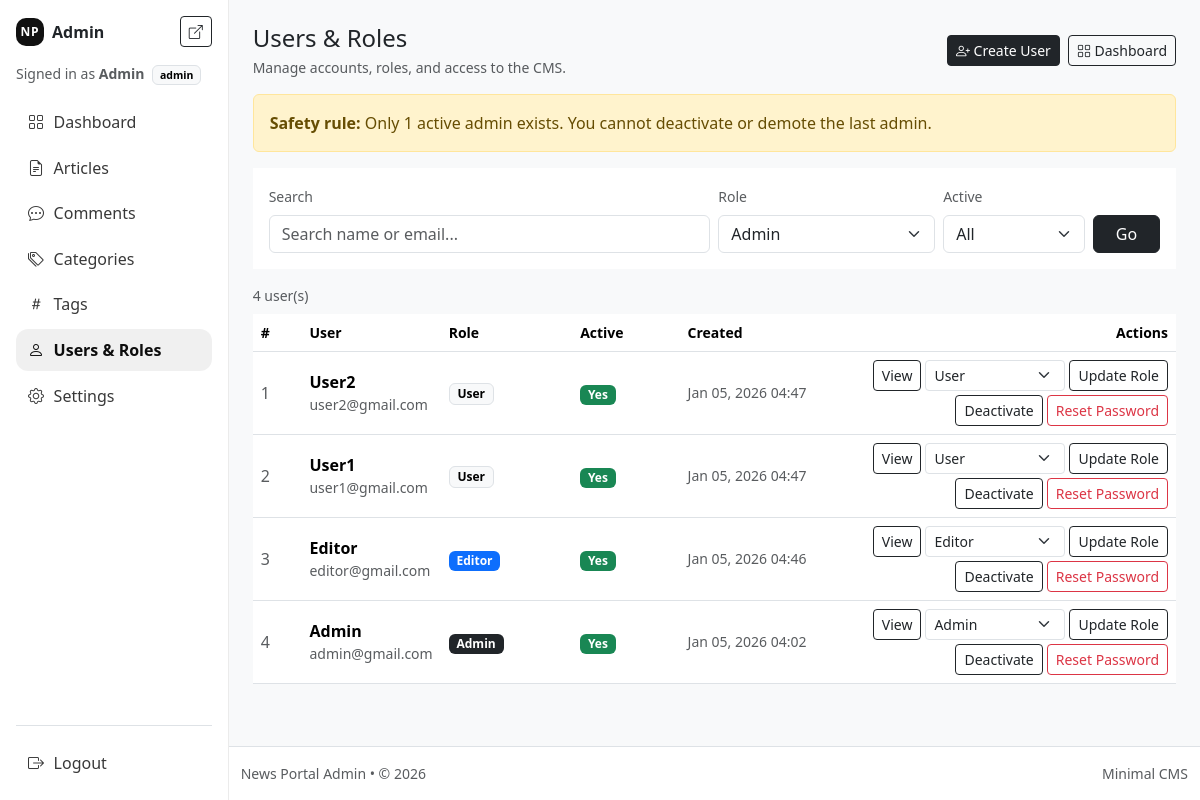
Page /public/admin/users.php (signed in) on the committed database.
### tables this page shows
CREATE TABLE `users` (
  `id` int(11) NOT NULL,
  `name` varchar(150) NOT NULL,
  `email` varchar(191) NOT NULL,
  `password_hash` varchar(255) NOT NULL,
  `role` enum('user','editor','admin') NOT NULL DEFAULT 'user',
  `avatar_url` varchar(255) DEFAULT NULL,
  `bio` text DEFAULT NULL,
  `is_active` tinyint(1) NOT NULL DEFAULT 1,
  `created_at` datetime NOT NULL DEFAULT current_timestamp()
);

### app/core/auth.php (called while the page is built, shortened)
<?php
function auth_user(): ?array
{
    return $_SESSION['user'] ?? null;
}

### public/admin/users.php (the view, shortened to what this page needs)
<?php
require_once __DIR__ . '/../../app/core/auth.php';
$pdo = db();
$ADMIN_URL = rtrim(BASE_URL, '/') . '/admin';
function h(?string $v): string
{
    return htmlspecialchars((string) $v, ENT_QUOTES, 'UTF-8');
}
$q = trim((string) ($_GET['q'] ?? ''));
$page = max(1, (int) ($_GET['page'] ?? 1));
$perPage = 25;
$offset = ($page - 1) * $perPage;
$where = " WHERE 1=1 ";
$params = [];
$st = $pdo->prepare("SELECT COUNT(*) FROM users u $where");
$st->execute($params);
$total = (int) $st->fetchColumn();
$sql = "
  SELECT u.id, u.name, u.email, u.role, u.is_active, u.created_at
  FROM users u
  $where
  ORDER BY u.created_at DESC
  LIMIT :limit OFFSET :offset
";
$st = $pdo->prepare($sql);
$st->bindValue(':limit', $perPage, PDO::PARAM_INT);
$st->bindValue(':offset', $offset, PDO::PARAM_INT);
$st->execute();
$rows = $st->fetchAll() ?: [];
$adminCount = (int) $pdo->query("SELECT COUNT(*) FROM users WHERE role='admin' AND is_active=1")->fetchColumn();
require_once __DIR__ . '/_partials/admin_header.php';
require_once __DIR__ . '/_partials/admin_nav.php';
?>
<main id="main" class="container-fluid p-3 p-md-4">
    <div
        class="d-flex flex-column flex-lg-row justify-content-between align-items-start align-items-lg-center gap-2 mb-3">
        <div>
            <h1 class="h4 mb-1">Users & Roles</h1>
            <div class="small text-muted">Manage accounts, roles, and access to the CMS.</div>
        </div>
        <div class="d-flex gap-2 flex-wrap">
            <a class="btn btn-sm btn-dark" href="<?= h($ADMIN_URL) ?>/user_create.php">
                <i class="bi bi-person-plus"></i> Create User
            </a>
            <a class="btn btn-sm btn-outline-dark" href="<?= h($ADMIN_URL) ?>/dashboard.php">
                <i class="bi bi-grid"></i> Dashboard
            </a>
        </div>
    </div>
    <?php if ($adminCount <= 1): ?>
        <div class="alert alert-warning">
            <strong>Safety rule:</strong> Only 1 active admin exists. You cannot deactivate or demote the last admin.
        </div>
    <?php endif; ?>
    <div class="np-card p-3 bg-white mb-3">
        <form class="row g-2 align-items-end" method="get" action="">
            <div class="col-12 col-lg-6">
                <label class="form-label small text-muted">Search</label>
                <input class="form-control" name="q" value="<?= h($q) ?>" placeholder="Search name or email...">
            </div>
            <div class="col-12 col-md-6 col-lg-3">
                <label class="form-label small text-muted">Role</label>
                <select class="form-select" name="role">
                    <option value="admin" <?= $role === 'admin' ? 'selected' : '' ?>>Admin</option>
                </select>
            </div>
            <div class="col-12 col-md-6 col-lg-2">
                <label class="form-label small text-muted">Active</label>
                <select class="form-select" name="active">
                    <option value="">All</option>
                </select>
            </div>
            <div class="col-12 col-lg-1 d-grid">
                <button class="btn btn-dark" type="submit">Go</button>
            </div>
        </form>
    </div>
    <div class="small text-muted mb-2"><?= (int) $total ?> user(s)</div>
    <div class="np-card p-0 bg-white overflow-hidden">
        <div class="table-responsive">
            <table class="table align-middle mb-0">
                <thead class="border-bottom">
                    <tr class="small text-muted">
                        <th style="width:60px;">#</th>
                        <th>User</th>
                        <th style="width:160px;">Role</th>
                        <th style="width:130px;">Active</th>
                        <th style="width:170px;">Created</th>
                        <th style="width:420px;" class="text-end">Actions</th>
                    </tr>
                </thead>
                <tbody>
                    <?php if (empty($rows)): ?>
                        <tr>
                            <td colspan="6" class="p-4 text-muted">No users found.</td>
                        </tr>
                    <?php else: ?>
                        <?php foreach ($rows as $i => $u): ?>
                            <?php
                            $uid = (int) $u['id'];
                            $uRole = (string) ($u['role'] ?? 'user');
                            $uActive = (int) ($u['is_active'] ?? 1);
                            $roleBadge = 'text-bg-light border';
                            if ($uRole === 'admin')
                                $roleBadge = 'text-bg-dark';
                            elseif ($uRole === 'editor')
                                $roleBadge = 'text-bg-primary';
                            ?>
                            <tr>
                                <td class="text-muted"><?= $i + 1 ?></td>
                                <td>
                                    <div class="fw-semibold"><?= h((string) $u['name']) ?></div>
                                    <div class="small text-muted"><?= h((string) $u['email']) ?></div>
                                </td>
                                <td><span class="badge <?= h($roleBadge) ?>"><?= h(ucfirst($uRole)) ?></span></td>
                                <td>
                                    <?php if ($uActive === 1): ?>
                                        <span class="badge text-bg-success">Yes</span>
                                    <?php else: ?>
                                        <span class="badge text-bg-secondary">No</span>
                                    <?php endif; ?>
                                </td>
                                <td class="text-muted small">
                                    <?= h(date('M d, Y H:i', strtotime((string) $u['created_at']))) ?>
                                </td>
                                <td class="text-end">
                                    <div class="d-inline-flex gap-1 flex-wrap justify-content-end">
                                        <a class="btn btn-sm btn-outline-dark"
                                            href="<?= h($ADMIN_URL) ?>/user_view.php?id=<?= $uid ?>">
                                            View
                                        </a>
                                        <form method="post" action="<?= h($ADMIN_URL) ?>/user_action.php"
                                            class="d-inline-flex gap-1">
                                            <select class="form-select form-select-sm" name="role" style="width: 140px;">
                                                <option value="user" <?= $uRole === 'user' ? 'selected' : '' ?>>User</option>
                                                <option value="editor" <?= $uRole === 'editor' ? 'selected' : '' ?>>Editor</option>
                                                <option value="admin" <?= $uRole === 'admin' ? 'selected' : '' ?>>Admin</option>
                                            </select>
                                            <button class="btn btn-sm btn-outline-dark" type="submit">Update Role</button>
                                        </form>
                                        <form method="post" action="<?= h($ADMIN_URL) ?>/user_action.php" class="d-inline">
                                            <?php if ($uActive === 1): ?>
                                                <button class="btn btn-sm btn-outline-dark" type="submit">Deactivate</button>
                                            <?php else: ?>
                                                <button class="btn btn-sm btn-dark" type="submit">Activate</button>
                                            <?php endif; ?>
                                        </form>
                                        <form method="post" action="<?= h($ADMIN_URL) ?>/user_action.php" class="d-inline"
                                            onsubmit="return confirm('Generate a new temporary password for this user?');">
                                            <button class="btn btn-sm btn-outline-danger" type="submit">Reset Password</button>
                                        </form>
                                    </div>
                                </td>
                            </tr>
                        <?php endforeach; ?>
                    <?php endif; ?>
                </tbody>
            </table>
        </div>
    </div>
</main>
<?php require_once __DIR__ . '/_partials/admin_footer.php'; ?>

### public/admin/_partials/admin_nav.php (shortened to what this page needs)
<?php
require_once __DIR__ . '/../../../app/core/auth.php';
$user = auth_user();
$role = $user['role'] ?? 'user';
$current = basename($_SERVER['PHP_SELF'] ?? '');
function isActive(string $file, string $current): string
{
    return $file === $current ? 'active' : '';
}
?>
<aside class="admin-sidebar d-none d-lg-flex flex-column p-3">
    <div class="d-flex align-items-center justify-content-between mb-3">
        <div class="admin-brand">
            <span class="mark">NP</span>
            <span>Admin</span>
        </div>
        <a class="btn btn-sm btn-outline-dark" href="<?= htmlspecialchars(BASE_URL) ?>/index.php" title="Back to site">
            <i class="bi bi-box-arrow-up-right"></i>
        </a>
    </div>
    <div class="small text-muted mb-3">
        Signed in as <strong><?= htmlspecialchars($user['name'] ?? 'User') ?></strong>
        <span class="badge text-bg-light border ms-1"><?= htmlspecialchars($role) ?></span>
    </div>
    <nav class="d-flex flex-column gap-1">
        <a class="admin-link <?= isActive('dashboard.php', $current) ?>" href="dashboard.php">
            <i class="bi bi-grid"></i> Dashboard
        </a>
        <a class="admin-link <?= isActive('articles.php', $current) ?>" href="articles.php">
            <i class="bi bi-file-earmark-text"></i> Articles
        </a>
        <a class="admin-link <?= isActive('comments.php', $current) ?>" href="comments.php">
            <i class="bi bi-chat-dots"></i> Comments
        </a>
        <a class="admin-link <?= isActive('categories.php', $current) ?>" href="categories.php">
            <i class="bi bi-tags"></i> Categories
        </a>
        <a class="admin-link <?= isActive('tags.php', $current) ?>" href="tags.php">
            <i class="bi bi-hash"></i> Tags
        </a>
        <a class="admin-link <?= isActive('users.php', $current) ?>" href="users.php">
            <i class="bi bi-person"></i> Users & Roles
        </a>
        <a class="admin-link <?= isActive('settings.php', $current) ?>" href="settings.php">
            <i class="bi bi-gear"></i> Settings
        </a>
    </nav>
    <div class="mt-auto pt-3 border-top">
        <a class="admin-link" href="<?= htmlspecialchars(BASE_URL) ?>/logout.php">
            <i class="bi bi-box-arrow-right"></i> Logout
        </a>
    </div>
</aside>
<div class="flex-grow-1 d-flex flex-column">

### public/admin/_partials/admin_header.php (style rules this page uses)
.admin-sidebar { width: 260px; border-right: 1px solid rgba(0, 0, 0, .08); background: #fff; }
.admin-brand { display: flex; align-items: center; gap: .5rem; font-weight: 700; }
.admin-brand .mark { width: 28px; height: 28px; border-radius: 10px; display: inline-flex; align-items: center; justify-content: center; background: #111; color: #fff; font-size: 12px; letter-spacing: .08em; }
.admin-link { display: flex; align-items: center; gap: .6rem; padding: .55rem .75rem; border-radius: 12px; color: rgba(0, 0, 0, .78); text-decoration: none; }
.admin-link.active { background: rgba(0, 0, 0, .06); color: rgba(0, 0, 0, .95); font-weight: 600; }

### rows in the picture
users: name "Admin", role "admin", role "Admin", email "admin@gmail.com", is_active "Yes", created_at "Jan 05, 2026 04:02"
users: name "User2", email "user2@gmail.com", role "User", is_active "Yes", created_at "Jan 05, 2026 04:47"
users: name "User1", email "user1@gmail.com", role "User", is_active "Yes", created_at "Jan 05, 2026 04:47"
users: name "Editor", email "editor@gmail.com", role "Editor", is_active "Yes", created_at "Jan 05, 2026 04:46"

### other values in the picture
$total "4"
APP_NAME "News Portal"
